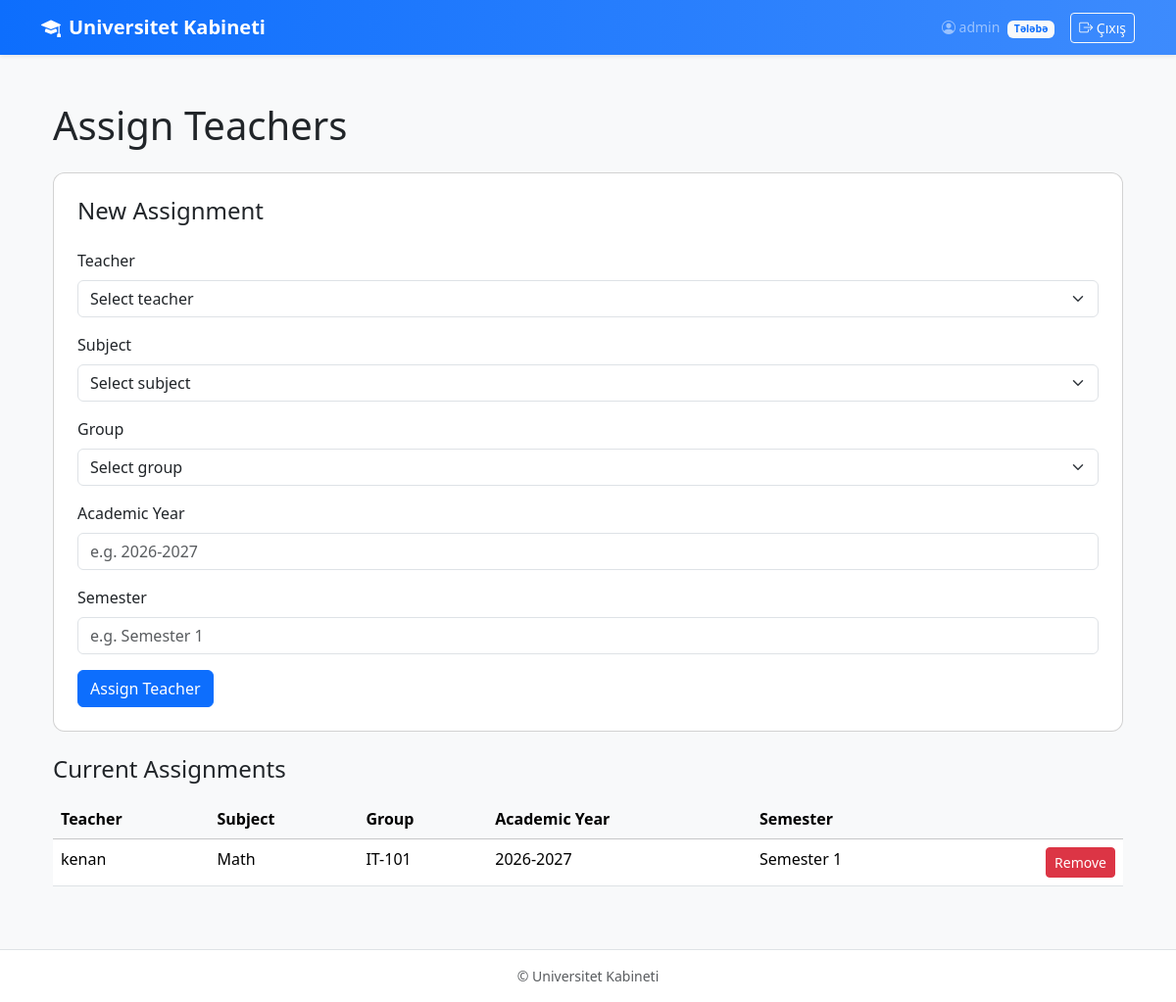
Screenshot of /admin/assign-teachers (signed in) with the database file from the repository.
### app.py (models this page shows, shortened)
class User(UserMixin, db.Model):
    id = db.Column(db.Integer, primary_key=True)
    username = db.Column(
        db.String(50),
        unique=True,
        nullable=False
    )
    email = db.Column(
        db.String(120),
        unique=True,
        nullable=False
    )
    password_hash = db.Column(
        db.String(255),
        nullable=False
    )
    role = db.Column(
        db.String(10),
        nullable=False
    )
    group_id = db.Column(
        db.Integer,
        db.ForeignKey("group.id"),
        nullable=True
    )
    group = db.relationship(
        "Group",
        back_populates="students"
    )
    grades = db.relationship(
        "Grade",
        back_populates="student",
        foreign_keys="Grade.student_id",
        cascade="all, delete-orphan",
        order_by="Grade.semester_id"
    )
    teacher_assignments = db.relationship(
        "TeacherAssignment",
        back_populates="teacher",
        foreign_keys="TeacherAssignment.teacher_id",
        cascade="all, delete-orphan"
    )

class TeacherAssignment(db.Model):
    id = db.Column(db.Integer, primary_key=True)
    teacher_id = db.Column(
        db.Integer,
        db.ForeignKey("user.id"),
        nullable=False
    )
    subject_id = db.Column(
        db.Integer,
        db.ForeignKey("subject.id"),
        nullable=False
    )
    group_id = db.Column(
        db.Integer,
        db.ForeignKey("group.id"),
        nullable=False
    )
    academic_year_id = db.Column(
        db.Integer,
        db.ForeignKey("academic_year.id"),
        nullable=False
    )
    semester_id = db.Column(
        db.Integer,
        db.ForeignKey("semester.id"),
        nullable=False
    )
    teacher = db.relationship(
        "User",
        back_populates="teacher_assignments",
        foreign_keys=[teacher_id]
    )
    subject = db.relationship(
        "Subject",
        back_populates="teacher_assignments"
    )
    group = db.relationship(
        "Group",
        back_populates="teacher_assignments"
    )
    academic_year = db.relationship(
        "AcademicYear"
    )
    semester = db.relationship(
        "Semester"
    )
    __table_args__ = (
        db.UniqueConstraint(
            "subject_id",
            "group_id",
            "academic_year_id",
            "semester_id",
            name="uq_subject_group_year_semester"
        ),
    )

class Subject(db.Model):
    id = db.Column(
        db.Integer,
        primary_key=True
    )
    name = db.Column(
        db.String(100),
        unique=True,
        nullable=False
    )
    teacher_assignments = db.relationship(
        "TeacherAssignment",
        back_populates="subject",
        cascade="all, delete-orphan"
    )
    grades = db.relationship(
        "Grade",
        back_populates="subject",
        cascade="all, delete-orphan"
    )

class Group(db.Model):
    id = db.Column(
        db.Integer,
        primary_key=True
    )
    name = db.Column(
        db.String(50),
        unique=True,
        nullable=False
    )
    students = db.relationship(
        "User",
        back_populates="group",
        foreign_keys="User.group_id"
    )
    teacher_assignments = db.relationship(
        "TeacherAssignment",
        back_populates="group",
        cascade="all, delete-orphan"
    )

class AcademicYear(db.Model):
    id = db.Column(
        db.Integer,
        primary_key=True
    )
    name = db.Column(
        db.String(20),
        unique=True,
        nullable=False
    )
    semesters = db.relationship(
        "Semester",
        back_populates="academic_year",
        cascade="all, delete-orphan"
    )

class Semester(db.Model):
    id = db.Column(
        db.Integer,
        primary_key=True
    )
    name = db.Column(
        db.String(30),
        nullable=False
    )
    academic_year_id = db.Column(
        db.Integer,
        db.ForeignKey("academic_year.id"),
        nullable=False
    )
    academic_year = db.relationship(
        "AcademicYear",
        back_populates="semesters"
    )
    grades = db.relationship(
        "Grade",
        back_populates="semester",
        cascade="all, delete-orphan"
    )
    __table_args__ = (
        db.UniqueConstraint(
            "name",
            "academic_year_id",
            name="uq_semester_year"
        ),
    )

### app.py (the view, shortened to what this page needs)
@app.route("/admin/assign-teachers", methods=["GET", "POST"])
@login_required
def assign_teachers():
    if current_user.role != "admin":
        abort(403)
    teachers = User.query.filter_by(
        role="teacher"
    ).order_by(User.username).all()
    subjects = Subject.query.order_by(
        Subject.name
    ).all()
    groups = Group.query.order_by(
        Group.name
    ).all()
    assignments = TeacherAssignment.query.order_by(
        TeacherAssignment.id.desc()
    ).all()
    return render_template(
        "assign_teachers.html",
        teachers=teachers,
        subjects=subjects,
        groups=groups,
        assignments=assignments
    )

### app.py (called while the page is built)
@login_manager.user_loader
def load_user(user_id):
    return db.session.get(
        User,
        int(user_id)
    )

### templates/assign_teachers.html (shortened to what this page needs)
{% extends "base.html" %}
{% block content %}
<div class="container py-4">
    <h1 class="mb-4">Assign Teachers</h1>
    <div class="card p-4 mb-4">
        <h4>New Assignment</h4>
        <form method="POST" class="mt-3">
            <div class="mb-3">
                <label class="form-label">
                    Teacher
                </label>
                <select name="teacher_id"
                        class="form-select"
                        required>
                    <option value="">
                        Select teacher
                    </option>
                </select>
            </div>
            <div class="mb-3">
                <label class="form-label">
                    Subject
                </label>
                <select name="subject_id"
                        class="form-select"
                        required>
                    <option value="">
                        Select subject
                    </option>
                </select>
            </div>
            <div class="mb-3">
                <label class="form-label">
                    Group
                </label>
                <select name="group_id"
                        class="form-select"
                        required>
                    <option value="">
                        Select group
                    </option>
                </select>
            </div>
            <div class="mb-3">
                <label class="form-label">
                    Academic Year
                </label>
                <input type="text"
                       name="academic_year"
                       class="form-control"
                       placeholder="e.g. 2026-2027"
                       required>
            </div>
            <div class="mb-3">
                <label class="form-label">
                    Semester
                </label>
                <input type="text"
                       name="semester"
                       class="form-control"
                       placeholder="e.g. Semester 1"
                       required>
            </div>
            <button type="submit"
                    class="btn btn-primary">
                Assign Teacher
            </button>
        </form>
    </div>
    <h4>Current Assignments</h4>
    {% if assignments %}
    <div class="table-responsive mt-3">
        <table class="table table-hover">
            <thead class="table-light">
                <tr>
                    <th>Teacher</th>
                    <th>Subject</th>
                    <th>Group</th>
                    <th>Academic Year</th>
                    <th>Semester</th>
                    <th></th>
                </tr>
            </thead>
            <tbody>
                {% for assignment in assignments %}
                <tr>
                    <td>
                        {{ assignment.teacher.username }}
                    </td>
                    <td>
                        {{ assignment.subject.name }}
                    </td>
                    <td>
                        {{ assignment.group.name }}
                    </td>
                    <td>
                        {{ assignment.academic_year.name }}
                    </td>
                    <td>
                        {{ assignment.semester.name }}
                    </td>
                    <td class="text-end">
                        <form
                            method="POST"
                            action="{{ url_for(
                                'delete_teacher_assignment',
                                assignment_id=assignment.id
                            ) }}"
                        >
                            <button
                                type="submit"
                                class="btn btn-danger btn-sm"
                                onclick="return confirm('Remove this assignment?')"
                            >
                                Remove
                            </button>
                        </form>
                    </td>
                </tr>
                {% endfor %}
            </tbody>
        </table>
    </div>
    {% else %}
    <p class="text-muted mt-3">
        No teacher assignments yet.
    </p>
    {% endif %}
</div>
{% endblock %}

### templates/base.html (shortened to what this page needs)
<!DOCTYPE html>
<html lang="az">
<head>
  <link href="https://cdn.jsdelivr.net/npm/bootstrap@5.3.3/dist/css/bootstrap.min.css" rel="stylesheet">
  <link href="https://cdn.jsdelivr.net/npm/bootstrap-icons@1.11.3/font/bootstrap-icons.css" rel="stylesheet">
  <link href="{{ url_for('static', filename='css/style.css') }}" rel="stylesheet">
</head>
<body class="bg-light d-flex flex-column min-vh-100">
{% if current_user.is_authenticated %}
<nav class="navbar navbar-expand-lg navbar-dark bg-primary shadow-sm">
  <div class="container">
    <a class="navbar-brand fw-semibold" href="{{ url_for('index') }}">
      <i class="bi bi-mortarboard-fill me-2"></i>Universitet Kabineti
    </a>
    <div class="ms-auto d-flex align-items-center gap-3">
      <span class="text-white-50 small d-none d-sm-inline">
        <i class="bi bi-person-circle"></i> {{ current_user.username }}
        <span class="badge bg-light text-primary ms-1">
          {{ 'Müəllim' if current_user.role == 'teacher' else 'Tələbə' }}
        </span>
      </span>
      <form method="post" action="{{ url_for('logout') }}" class="m-0">
        <button class="btn btn-outline-light btn-sm"><i class="bi bi-box-arrow-right"></i> Çıxış</button>
      </form>
    </div>
  </div>
</nav>
{% endif %}
<main class="{{ 'container my-4' if current_user.is_authenticated else 'p-0' }} flex-grow-1 d-flex flex-column">
  {% if forbidden %}
    <div class="text-center py-5">
      <h1 class="display-4">403</h1>
      <p class="lead">Bu səhifəyə giriş icazəniz yoxdur.</p>
      <a href="{{ url_for('index') }}" class="btn btn-primary">Ana səhifə</a>
    </div>
  {% else %}
    {% block content %}{% endblock %}
  {% endif %}
</main>
{% if current_user.is_authenticated %}
<footer class="text-center text-muted small py-3 border-top bg-white">
  &copy; Universitet Kabineti
</footer>
{% endif %}
</body>
</html>

### static/css/style.css (style rules this page uses)
body { font-family: "Segoe UI", system-ui, -apple-system, Roboto, sans-serif; }
.navbar { background: linear-gradient(90deg, #0d6efd, #3d8bfd) !important; }
.card { border-radius: 0.75rem; }
:root { --auth-ink: #0b1a2b; --auth-ink-soft: #2b3f55; --auth-light: #ffffff; --auth-accent: #7fb0ee; }

### rows the page displays
User: username "admin", role "Tələbə"
TeacherAssignment: teacher.username "kenan", subject.name "Math", group.name "IT-101", academic_year.name "2026-2027", semester.name "Semester 1"
